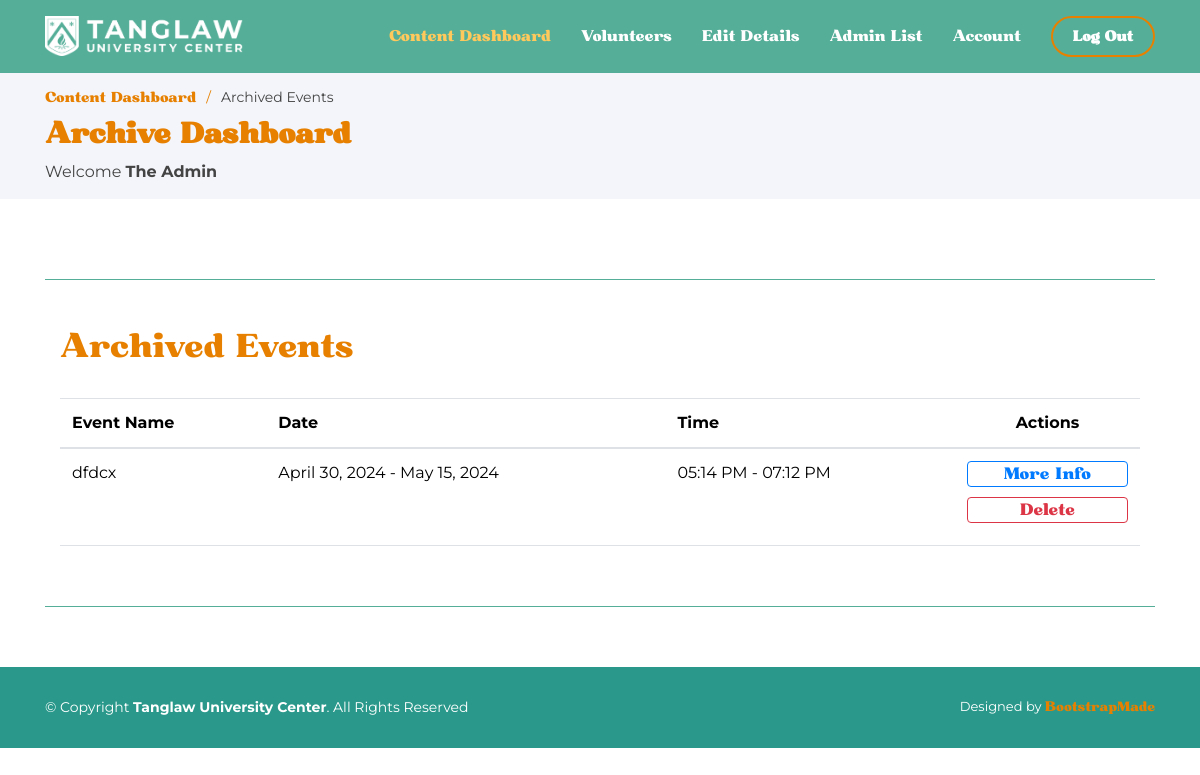
/admin/archive.php (signed in), run on an earlier commit of the app's database.
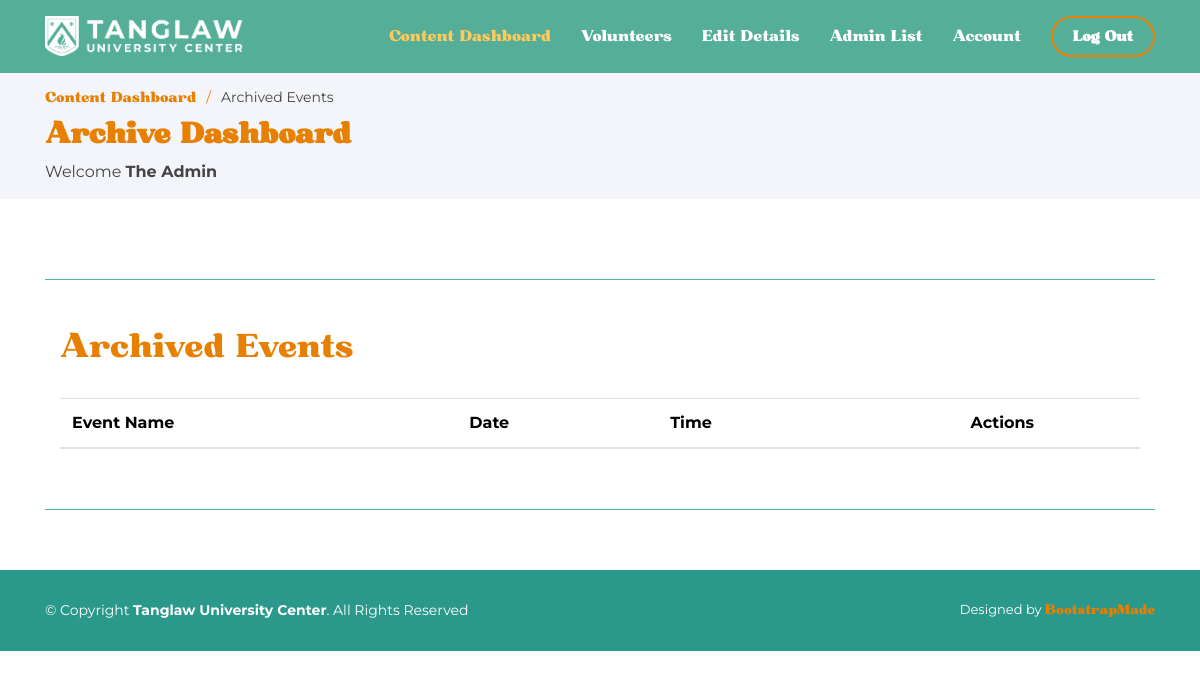
And on a later commit of the database.
### tables this page shows
CREATE TABLE `archived_events` (
  `event_image` longblob NOT NULL,
  `event_name` varchar(255) NOT NULL,
  `event_location` varchar(255) NOT NULL,
  `event_contact_person` varchar(255) NOT NULL,
  `event_contact` varchar(11) NOT NULL,
  `event_date_start` date NOT NULL,
  `event_date_end` date NOT NULL,
  `event_time_start` time NOT NULL,
  `event_time_end` time NOT NULL,
  `event_content` mediumtext NOT NULL,
  `event_id` int(11) NOT NULL
);

### admin/archive.php (the view, shortened to what this page needs)
<?php
    if (!isset($_SESSION["admin"])) {
        header("Location: ../authentication/adminLogin.php");
    }  else {
        $admin = $_SESSION["admin"];
        $admin_fullname = $admin["admin_fullname"];
        $admin_role = $admin["admin_role"];
    }
?>
<!DOCTYPE html>
<html lang="en">
<head>
  <link href="../assets/vendor/aos/aos.css" rel="stylesheet">
  <link href="../assets/vendor/bootstrap/css/bootstrap.min.css" rel="stylesheet">
  <link href="../assets/vendor/bootstrap-icons/bootstrap-icons.css" rel="stylesheet">
  <link href="../assets/vendor/boxicons/css/boxicons.min.css" rel="stylesheet">
  <link href="../assets/vendor/glightbox/css/glightbox.min.css" rel="stylesheet">
  <link href="../assets/vendor/remixicon/remixicon.css" rel="stylesheet">
  <link href="../assets/vendor/swiper/swiper-bundle.min.css" rel="stylesheet">
  <link rel="stylesheet" href="https://stackpath.bootstrapcdn.com/bootstrap/4.5.2/css/bootstrap.min.css">
  <link href="../assets/css/style.css" rel="stylesheet">
  <link href="../assets/css/font.css" rel="stylesheet">
</head>
<?php
    require_once("../db-connector.php");
    $query = "SELECT * FROM archived_events";
    $stmt = $pdo_obj->query($query);
    $events = $stmt->fetchAll(PDO::FETCH_ASSOC);
?>
<body>
  <header id="header" class="fixed-top header-inner-pages">
    <div class="container d-flex align-items-center">
    <a href="adminHome.php" class="logo me-auto"><img src="../assets/img/logo.png" alt="" class="img-fluid"></a>
      <nav id="navbar" class="navbar">
      <ul>
        <li><a class="nav-link scrollto active" href="adminHome.php">Content Dashboard</a></li>
        <li><a class="nav-link scrollto" href="userDashboard.php">Volunteers</a></li>
        <?php
          if($admin_role == "s_admin"){
            echo "<li><a class='nav-link scrollto' href='editOrgInfo.php'>Edit Details</a></li>";
          }
        ?>
        <li><a class="nav-link scrollto" href="allAdmin.php">Admin List</a></li>
        <li><a class="nav-link scrollto" href="adminProfile.php">Account</a></li>
        <li><a class="login" href="../authentication/adminLogout.php">Log Out</a></li>
      </ul>
      </nav>
    </div>
  </header>
  <main id="main">
    <section id="breadcrumbs" class="breadcrumbs">
      <div class="container">
      <ol>
        <li><a href="adminHome.php">Content Dashboard</a></li>
        <li>Archived Events</li>
      </ol>
        <h2 class="header-text-2">Archive Dashboard</h2>
        <?php
            echo "Welcome <b>".$admin_fullname."</b>";
        ?>
      </div>
    </section>
    <section class="inner-page">
      <div class="container">
      <div class="line"></div>
    <div class="container table-container">
<br>
<br>
  <div class="d-flex justify-content-between align-items-center">
    <h2 style="color:#e78000">Archived Events</h2>
  </div>
  <br>
  <table style="margin-bottom:60px;" class="table">
    <thead>
      <tr>
        <th>Event Name</th>
        <th>Date</th>
        <th>Time</th>
        <th style="text-align: center;">Actions</th>
      </tr>
    </thead>
    <tbody>
      <?php foreach ($events as $event): ?>
        <tr>
          <td><?php echo $event['event_name']; ?></td>
          <td><?php echo date("F j, Y", strtotime($event['event_date_start'])); ?> - <?php echo date("F j, Y", strtotime($event['event_date_end'])); ?></td>
          <td><?php echo date("h:i A", strtotime($event['event_time_start'])); ?> - <?php echo date("h:i A", strtotime($event['event_time_end'])); ?></td>
          <td>
          <a href="../content-details.php?id=<?php echo $event['event_id']; ?>&type=archive" target="_blank "><button style="margin-bottom:10px; display: flex; justify-content: center; align-items: center;" class="btn btn-outline-primary dash-button">More Info</button></a>
          <a href="deleteContent.php?id=<?php echo $event['event_id']; ?>&type=archive" onclick="return confirm('Are you sure you want to delete this content?');">
            <button style="margin-bottom:10px; display: flex; justify-content: center; align-items: center;" class="btn btn-outline-danger dash-button">Delete</button>
          </a>
          </td>
        </tr>
      <?php endforeach; ?>
    </tbody>
  </table>
</div>
      <div class="line"></div>
      </div>
    </section>
  </main>
  <footer id="footer">
    <div class="container footer-bottom clearfix">
      <div class="copyright">
        &copy; Copyright <strong><span>Tanglaw University Center</span></strong>. All Rights Reserved
      </div>
      <div class="credits">
        Designed by <a href="https://bootstrapmade.com/">BootstrapMade</a>
      </div>
    </div>
  </footer>
</body>
</html>

What changed in the data, as far as the page shows it:
removed archived_events: event_name "dfdcx", event_date_start "April 30, 2024", event_date_end "May 15, 2024", event_time_start "05:14 PM", event_time_end "07:12 PM"
